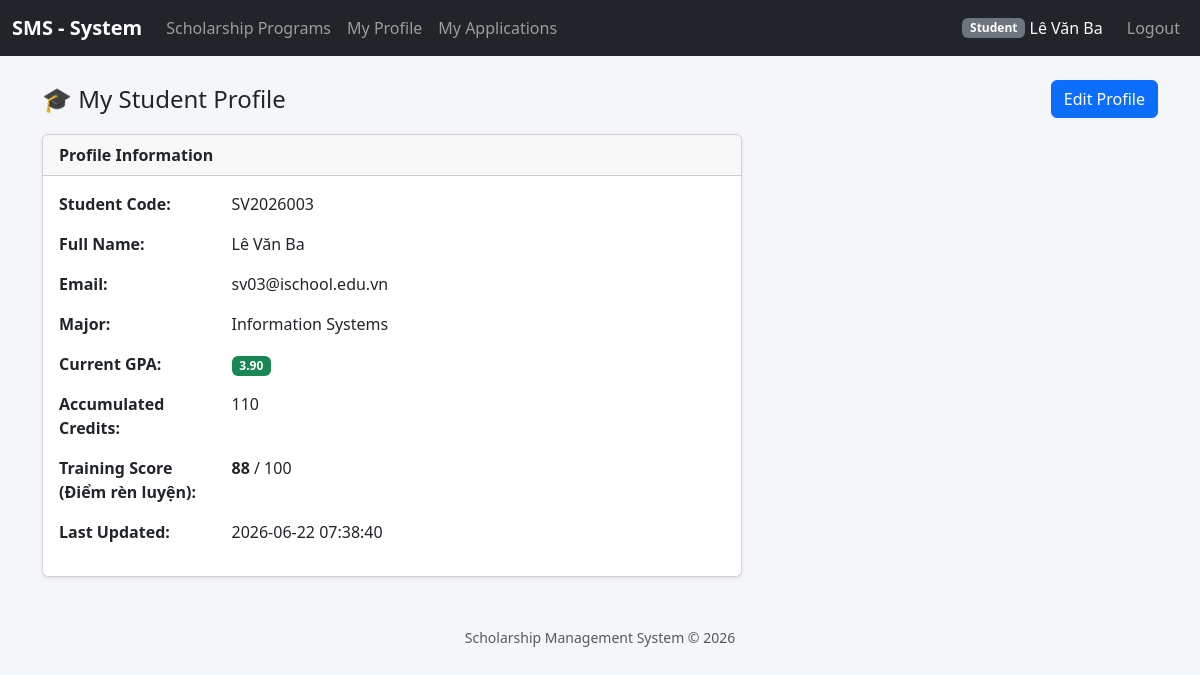
Screenshot of /index.php?controller=student_profiles&action=index (signed in) with the database file from the repository.
### tables this page shows
CREATE TABLE `student_profiles` (
  `id` int(11) NOT NULL,
  `user_id` int(11) NOT NULL,
  `gpa` decimal(3,2) DEFAULT NULL,
  `year_level` varchar(50) DEFAULT NULL,
  `student_code` varchar(20) NOT NULL,
  `full_name` varchar(100) NOT NULL,
  `major` varchar(100) DEFAULT NULL,
  `current_gpa` decimal(3,2) DEFAULT NULL,
  `accumulated_credits` int(11) DEFAULT NULL,
  `conduct_score` int(11) DEFAULT NULL,
  `updated_at` timestamp NOT NULL DEFAULT current_timestamp() ON UPDATE current_timestamp(),
  `training_score` int(11) DEFAULT 0
);

### helpers/functions.php (called while the page is built, shortened)
<?php
function e(?string $value): string
{
    return htmlspecialchars($value ?? '', ENT_QUOTES, 'UTF-8');
}
function url(string $controller, string $action = 'index', array $params = []): string
{
    $query = array_merge(['controller' => $controller, 'action' => $action], $params);
    return 'index.php?' . http_build_query($query);
}

### helpers/auth.php (called while the page is built, shortened)
<?php
require_once __DIR__ . '/../config/database.php';
function current_user(): ?array
{
    return $_SESSION['user'] ?? null;
}
function is_logged_in(): bool
{
    return isset($_SESSION['user']);
}

### models/StudentProfile.php (called while the page is built, shortened)
<?php
require_once __DIR__ . '/../config/database.php';
class StudentProfile
{
    private PDO $db;
    public function __construct()
    {
        $this->db = Database::getConnection();
    }
    public function getByUserId(int $userId): array|false
    {
        $stmt = $this->db->prepare("
            SELECT sp.*, u.email
            FROM student_profiles sp
            INNER JOIN users u ON sp.user_id = u.id
            WHERE sp.user_id = ?
        ");
        $stmt->execute([$userId]);
        return $stmt->fetch(PDO::FETCH_ASSOC);
    }
}

### config/database.php (called while the page is built)
<?php
class Database
{
    private static ?PDO $instance = null;
    public static function getConnection(): PDO
    {
        if (self::$instance === null) {
            $host    = 'localhost';
            $dbname  = 'scholarship_system';
            $user    = 'root';
            $pass    = '';
            $charset = 'utf8mb4';
            $dsn = "mysql:host={$host};dbname={$dbname};charset={$charset}";
            $options = [
                PDO::ATTR_ERRMODE            => PDO::ERRMODE_EXCEPTION,
                PDO::ATTR_DEFAULT_FETCH_MODE => PDO::FETCH_ASSOC,
                PDO::ATTR_EMULATE_PREPARES   => false,
            ];
            try {
                self::$instance = new PDO($dsn, $user, $pass, $options);
            } catch (PDOException $e) {
                die('Kết nối CSDL thất bại: ' . $e->getMessage());
            }
        }
        return self::$instance;
    }
}

### views/student_profiles/index.php (the view, shortened to what this page needs)
<?php
require_once __DIR__ . '/../partials/header.php';
$currentUser = current_user();
$isStudent = ($currentUser['role'] === 'student');
?>
<?php if ($isStudent): ?>
    <div class="d-flex justify-content-between align-items-center mb-3">
        <h4 class="mb-0">🎓 My Student Profile</h4>
        <a href="<?= e(url('student_profiles', 'edit', ['id' => $profile['id']])) ?>" class="btn btn-primary">Edit Profile</a>
    </div>
    <div class="card shadow-sm" style="max-width:700px;">
        <div class="card-header"><strong>Profile Information</strong></div>
        <div class="card-body">
            <?php
            $rows = [
                ['label' => 'Student Code:', 'value' => $profile['student_code']],
                ['label' => 'Full Name:', 'value' => $profile['full_name']],
                ['label' => 'Email:', 'value' => $profile['email']],
                ['label' => 'Major:', 'value' => $profile['major'] ?: '—'],
            ];
            foreach ($rows as $row) {
                $label = $row['label'];
                $value = $row['value'];
                $escape = true;
                include __DIR__ . '/../partials/components/detail_row.php';
            }
            $gpa = (float)$profile['current_gpa'];
            $gpaBadge = $gpa >= 3.6 ? 'success' : ($gpa >= 3.2 ? 'primary' : ($gpa >= 2.5 ? 'warning text-dark' : 'danger'));
            $label = 'Current GPA:';
            $value = $profile['current_gpa'] ? '<span class="badge bg-' . $gpaBadge . '">' . e($profile['current_gpa']) . '</span>' : '—';
            $escape = false;
            include __DIR__ . '/../partials/components/detail_row.php';
            $label = 'Accumulated Credits:'; $value = $profile['accumulated_credits'] ?: '—'; $escape = true; include __DIR__ . '/../partials/components/detail_row.php';
            $label = 'Training Score (Điểm rèn luyện):';
            $value = isset($profile['training_score']) ? '<strong>' . e($profile['training_score']) . '</strong> / 100' : '—';
            $escape = false;
            include __DIR__ . '/../partials/components/detail_row.php';
            $label = 'Last Updated:'; $value = $profile['updated_at'] ?: '—'; $escape = true; include __DIR__ . '/../partials/components/detail_row.php';
            ?>
        </div>
    </div>
<?php endif; ?>
<?php require_once __DIR__ . '/../partials/footer.php'; ?>

### views/partials/header.php (shortened to what this page needs)
<!DOCTYPE html>
<html lang="en">
<head>
    <link href="https://cdn.jsdelivr.net/npm/bootstrap@5.3.3/dist/css/bootstrap.min.css" rel="stylesheet">
</head>
<body>
<nav class="navbar navbar-expand-lg navbar-dark bg-dark mb-4">
    <div class="container-fluid">
        <a class="navbar-brand" href="<?= e(url('scholarship_programs', 'index')) ?>">SMS - System</a>
        <div class="collapse navbar-collapse" id="navMain">
            <ul class="navbar-nav me-auto">
                <li class="nav-item"><a class="nav-link" href="<?= e(url('scholarship_programs', 'index')) ?>">Scholarship Programs</a></li>
                <?php if (isset(current_user()['role'])): ?>
                    <?php if (in_array(current_user()['role'], ['admin', 'reviewer', 'staff'], true)): ?>
                        <li class="nav-item"><a class="nav-link" href="<?= e(url('users', 'index')) ?>">Users</a></li>
                        <li class="nav-item"><a class="nav-link" href="<?= e(url('scholarship_tiers', 'index')) ?>">Tiers</a></li>
                        <li class="nav-item"><a class="nav-link" href="<?= e(url('applications', 'index')) ?>">Applications</a></li>
                        <?php else: ?>
                        <li class="nav-item"><a class="nav-link" href="<?= e(url('student_profiles', 'edit', ['id' => current_user()['id']])) ?>">My Profile</a></li>
                        <li class="nav-item"><a class="nav-link" href="<?= e(url('applications', 'index')) ?>">My Applications</a></li>
                    <?php endif; ?>
                <?php endif; ?>
            </ul>
            <ul class="navbar-nav">
                <?php if (is_logged_in()): $u = current_user(); ?>
                    <li class="nav-item d-flex align-items-center text-light me-3">
                        <span class="badge bg-secondary"><?= e(ucfirst($u['role'])) ?></span>&nbsp;<?= e($u['full_name']) ?>
                    </li>
                    <li class="nav-item">
                        <a class="nav-link" href="<?= e(url('auth', 'logout')) ?>">Logout</a>
                    </li>
                <?php else: ?>
                    <li class="nav-item">
                        <a class="nav-link" href="<?= e(url('auth', 'login')) ?>">Login</a>
                    </li>
                <?php endif; ?>
            </ul>
        </div>
    </div>
</nav>
<div class="container">

### views/partials/components/detail_row.php
<?php
$escape = $escape ?? true;
?>
<div class="row mb-3">
    <div class="col-md-3 fw-bold"><?= e($label) ?></div>
    <div class="col-md-9"><?= $escape ? e($value) : $value ?></div>
</div>

### views/partials/header.php (style rules this page uses)
body { background-color: #f4f6f9; }
.navbar-brand { font-weight: 700; }

### rows the page displays
student_profiles: full_name "Lê Văn Ba", current_gpa "3.90", training_score "88", updated_at "2026-06-22 07:38:40"

### other values shown
$u['role'] "Student"
$label "Student Code:"
$value "SV2026003"
$label "Full Name:"
$value "Lê Văn Ba"
$label "Email:"
$value "sv03@ischool.edu.vn"
$label "Major:"
$value "Information Systems"
$label "Current GPA: Accumulated Credits: Training Score (Điểm rèn luyện): Last Updated:"
$value "110"
